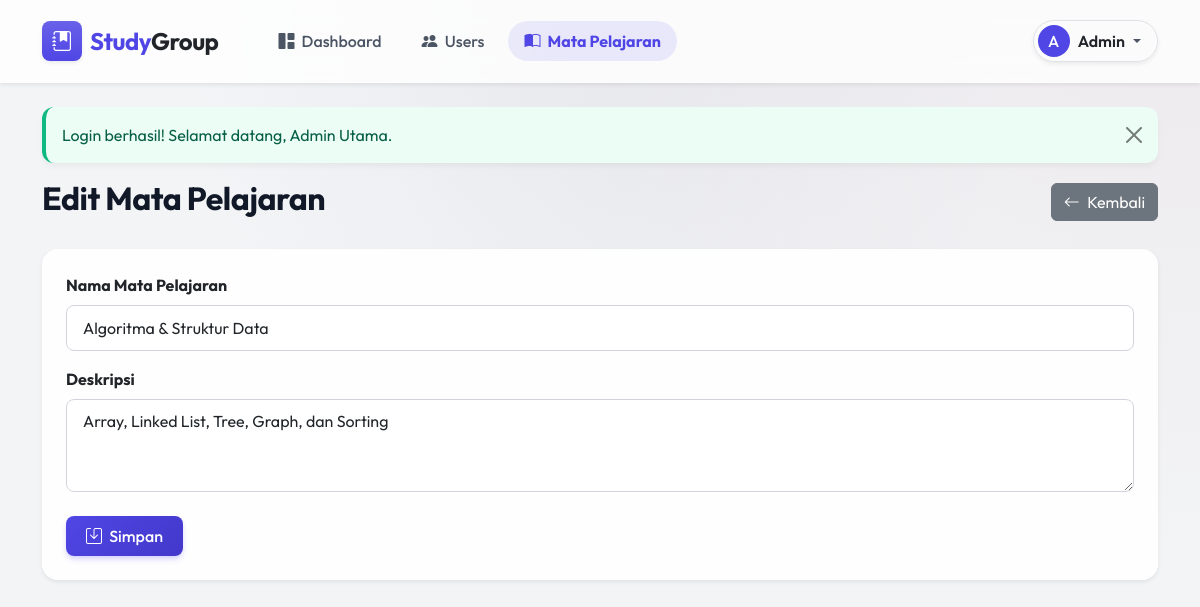
/?page=subjects&action=edit&id=7 (signed in), run on the app's committed database.
### tables this page shows
CREATE TABLE subjects (
    id INT UNSIGNED AUTO_INCREMENT PRIMARY KEY,
    name VARCHAR(100) NOT NULL,
    description VARCHAR(255) DEFAULT NULL,
    created_at TIMESTAMP DEFAULT CURRENT_TIMESTAMP
);

### models/Subject.php (called while the page is built, shortened)
<?php
class Subject {
    private $pdo;
    public function __construct($pdo) {
        $this->pdo = $pdo;
    }
    public function findById($id) {
        $stmt = $this->pdo->prepare("SELECT * FROM subjects WHERE id = :id");
        $stmt->execute(['id' => $id]);
        return $stmt->fetch();
    }
}
?>

### config/config.php (called while the page is built, shortened)
<?php
function escape($html) {
    return htmlspecialchars($html ?? '', ENT_QUOTES | ENT_SUBSTITUTE, "UTF-8");
}
?>

### views/Admin/subjects_form.php (the view)
<?php require 'views/layouts/header.php'; ?>
<div class="d-flex justify-content-between align-items-center mb-4">
    <h2><?= isset($subject) ? 'Edit Mata Pelajaran' : 'Tambah Mata Pelajaran' ?></h2>
    <a href="<?= BASE_URL ?>?page=subjects" class="btn btn-secondary"><i class="bi bi-arrow-left me-1"></i> Kembali</a>
</div>
<div class="card shadow-sm border-0">
    <div class="card-body p-4">
        <form method="POST" action="">
            <div class="mb-3">
                <label for="name" class="form-label fw-bold">Nama Mata Pelajaran</label>
                <input type="text" class="form-control" id="name" name="name" required value="<?= escape($_POST['name'] ?? ($subject['name'] ?? '')) ?>">
            </div>
            <div class="mb-4">
                <label for="description" class="form-label fw-bold">Deskripsi</label>
                <textarea class="form-control" id="description" name="description" rows="3"><?= escape($_POST['description'] ?? ($subject['description'] ?? '')) ?></textarea>
            </div>
            <button type="submit" class="btn btn-primary"><i class="bi bi-save me-1"></i> Simpan</button>
        </form>
    </div>
</div>
<?php require 'views/layouts/footer.php'; ?>

### views/layouts/header.php (style rules this page uses)
:root { --primary: #4f46e5; --primary-dark: #4338ca; --secondary: #10b981; --bg-color: #f3f4f6; --card-bg: rgba(255, 255, 255, 0.9); --text-main: #1f2937; }
body { font-family: 'Outfit', sans-serif; background-color: var(--bg-color); background-image: radial-gradient(at 0% 0%, hsla(253,16%,7%,0) 0, transparent 50%), radial-gradient(at 50% 0%, hsla(225,39%,30%,0.05) 0, transparent 50%), radial-gradient(at 100% 0%, hsla(339,49%,30%,0.05) 0, transparent 50%); color: var(--text-main); min-height: 100vh; }
.card { background: var(--card-bg); backdrop-filter: blur(10px); border: 1px solid rgba(255,255,255,0.8); border-radius: 1rem; box-shadow: 0 10px 25px -5px rgba(0, 0, 0, 0.05), 0 8px 10px -6px rgba(0, 0, 0, 0.01); transition: transform 0.2s ease, box-shadow 0.2s ease; }
.btn-primary { background: linear-gradient(135deg, var(--primary), var(--primary-dark)); border: none; border-radius: 0.5rem; font-weight: 500; padding: 0.5rem 1.25rem; box-shadow: 0 4px 6px -1px rgba(79, 70, 229, 0.2), 0 2px 4px -1px rgba(79, 70, 229, 0.1); transition: all 0.3s ease; }
h1, h2, h3, h4, h5, h6 { font-weight: 700; color: #111827; letter-spacing: -0.5px; }
.form-control, .form-select { border-radius: 0.5rem; border: 1px solid #d1d5db; padding: 0.6rem 1rem; transition: border-color 0.2s, box-shadow 0.2s; }
.card { transition: all 0.3s ease; }

### data on the page
subjects: name "Algoritma & Struktur Data", description "Array, Linked List, Tree, Graph, dan Sorting"

### other printed values
substr($_SESSION['name'], 0, 1) "A"
explode(' ', trim($_SESSION['name']))[0] "Admin"
$_SESSION['flash_message'] "Login berhasil! Selamat datang, Admin Utama."
